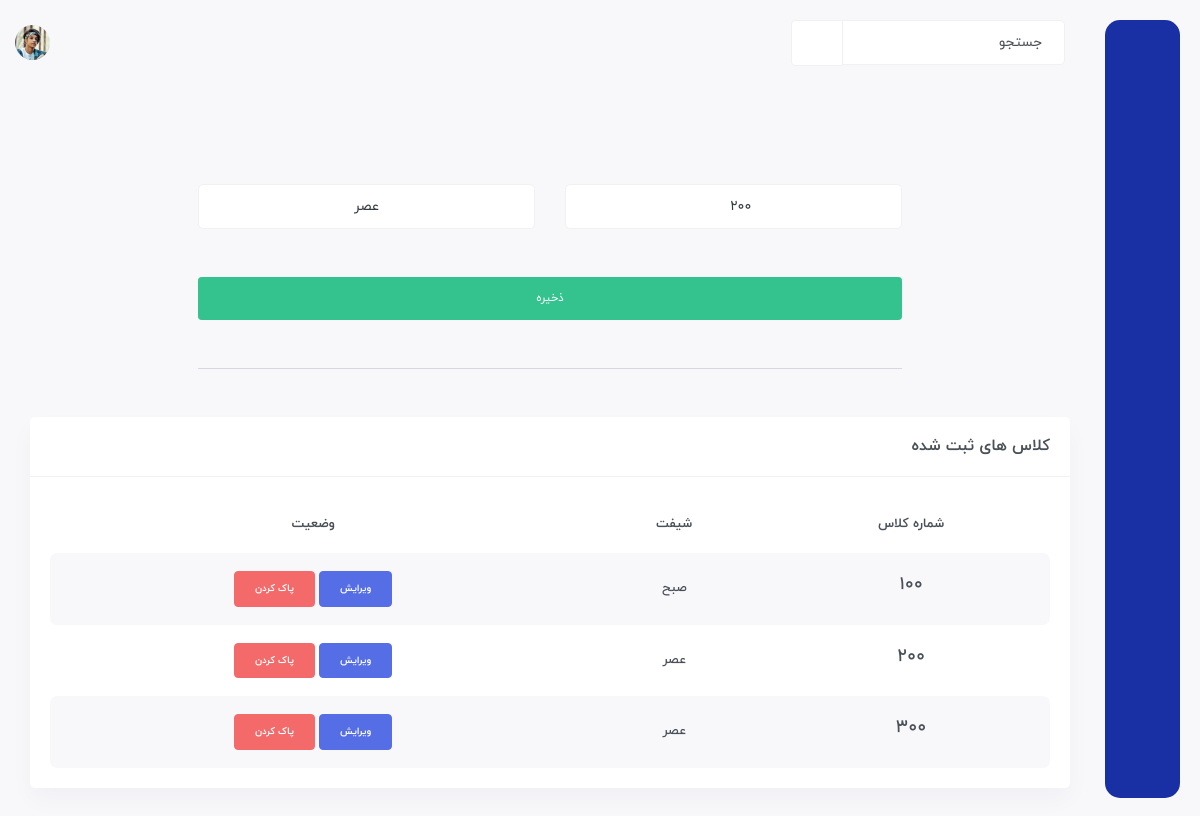
Before: /edited/edit-class/200/عصر with the older database file.
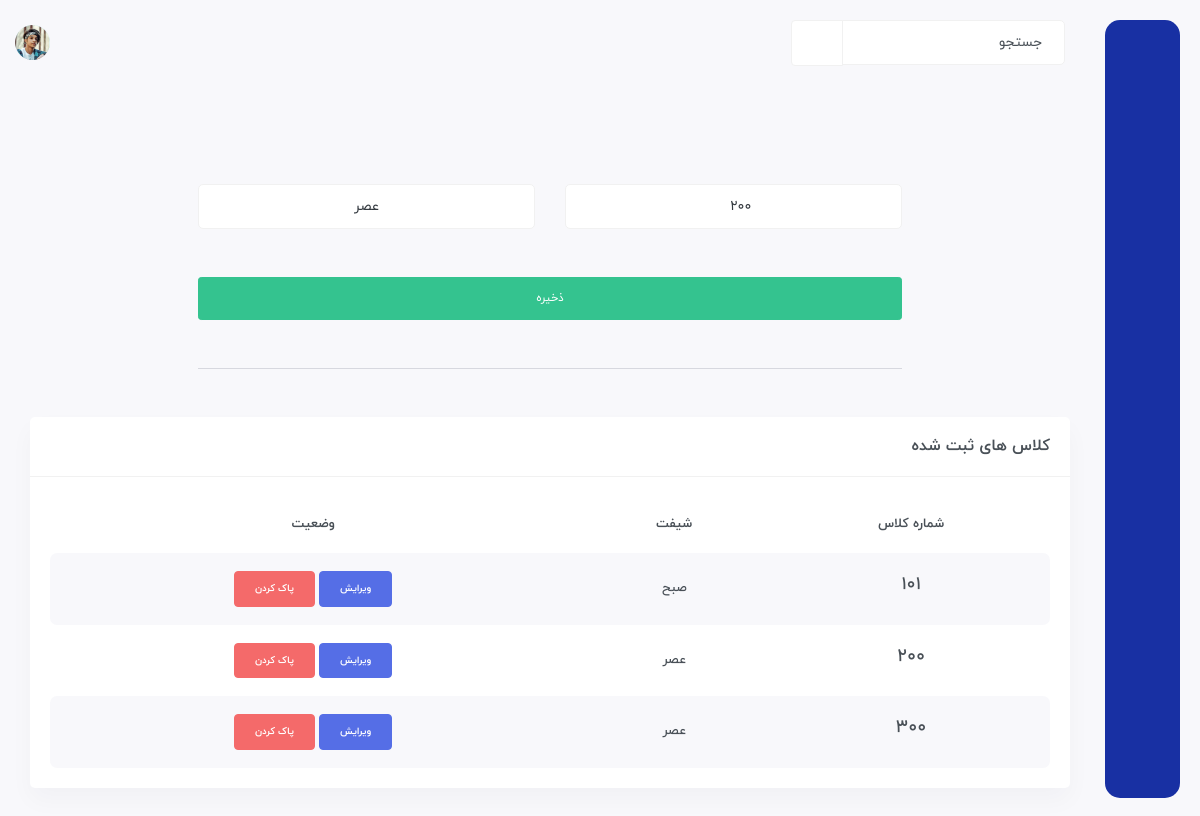
After: the same page with the newer database file.
### Student/models.py (models this page shows, shortened)
class Class(models.Model):
    number = models.IntegerField()
    shift = models.CharField(choices=SHIFT, max_length=3)

### Student/views.py (the view)
def class_edit(request, number, shift):
    context = {}
    obj = get_object_or_404(models.Class, number=number, shift=shift)
    form = forms.ClassForm(request.POST or None, instance=obj)
    class_ = models.Class.objects.all()
    if form.is_valid():
        form.save()
        return redirect('student:index')
    context['form'] = form
    context['class'] = class_
    return render(request, 'create-class.html', context)

### Student/forms.py (shortened to what this page needs)
class ClassForm(forms.ModelForm):
    def __init__(self, *args, **kwargs):
        super(ClassForm, self).__init__(*args, **kwargs)
        self.fields['number'].widget.attrs.update({'class': 'form-control text-center mt-3'})
        self.fields['shift'].widget.attrs.update({'class': 'form-control text-center mt-3'})
    class Meta:
        model = models.Class
        fields = '__all__'

### templates/create-class.html (shortened to what this page needs)
{% extends 'base.html' %}
{% load static %}
{% load jalali_tags %}
{% block body %}
	<div id="main-wrapper">
	    <div class="content-body">
            <div class="container">
                <div class="row mt-5 d-flex justify-content-center">
                    <div class="col-md-12">
                        <form action="" method="post">
                            <div class="row d-flex justify-content-center ">
                                <div class="col-md-8">
                                    <div class="col-md-12">
                                        <div class="row">
                                            <div class="col-md-6">
                                                {{ form.number }}
                                            </div>
                                            <div class="col-md-6">
                                                {{ form.shift }}
                                            </div>
                                        </div>
                                        <button class="btn btn-success btn-sm mt-5 btn-block mb-5">ذخیره</button>
                                        <hr class="text-secondary mb-5">
                                    </div>
                                </div>
                            </div>
                        </form>
                    </div>
                    <div class="row d-flex justify-content-center">
                        <div class="col-xxl-8">
                            <div class="card">
                            <div class="card-header align-items-center">
                                <h4 class="card-title">کلاس های ثبت شده</h4>
                            </div>
                            <div class="card-body">
                                <div class="table-responsive">
                                <table class="table table-striped responsive-table text-center">
                                    <thead>
                                    <tr>
                                        <th>شماره کلاس</th>
                                        <th>شیفت</th>
                                        <th>وضعیت</th>
                                    </tr>
                                    </thead>
                                    <tbody>
                                        {% for c in class %}
                                            <tr>
                                                <td>
                                                <h4>{{ c.number }}</h4>
                                                </td>
                                                <td>{{ c.shift }}</td>
                                                <td>
                                                    <a class="btn badge btn-primary" href="{% url 'student:edit-class' c.number c.shift %}">ویرایش</a>
                                                    <button type="button" class="btn badge btn-danger" data-bs-toggle="modal" data-bs-target="#staticBackdrop-{{ c.id }}">
                                                        پاک کردن
                                                    </button>
                                                </td>
                                            </tr>
                                        {% endfor %}
                                    </tbody>
                                </table>
                                </div>
                            </div>
                            </div>
                        </div>
                    </div>
                </div>
            </div>
	    </div>
	</div>
{% endblock %}

Changed rows visible on the page:
changed Class "صبح": number "100" → "101"
